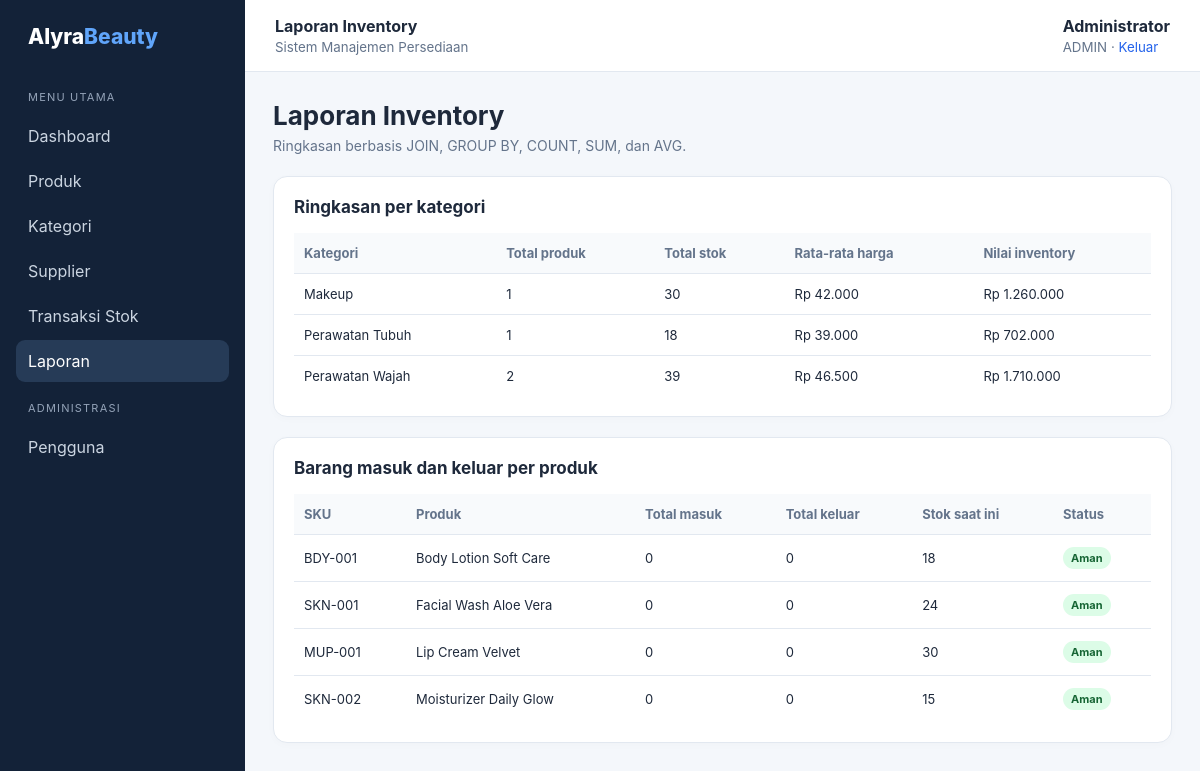
/index.php?page=reports (signed in), run on the app's committed database.
### tables this page shows
CREATE TABLE products (
  id INT AUTO_INCREMENT PRIMARY KEY,
  category_id INT NOT NULL,
  sku VARCHAR(50) NOT NULL UNIQUE,
  name VARCHAR(150) NOT NULL,
  price DECIMAL(12,2) NOT NULL DEFAULT 0,
  stock INT NOT NULL DEFAULT 0,
  minimum_stock INT NOT NULL DEFAULT 5,
  created_at TIMESTAMP DEFAULT CURRENT_TIMESTAMP,
  CONSTRAINT fk_products_category FOREIGN KEY (category_id) REFERENCES categories(id)
    ON UPDATE CASCADE ON DELETE RESTRICT,
  CONSTRAINT chk_products_price CHECK (price >= 0),
  CONSTRAINT chk_products_stock CHECK (stock >= 0),
  CONSTRAINT chk_products_minimum_stock CHECK (minimum_stock >= 0)
);

### helpers/escape.php (called while the page is built)
<?php
function e(mixed $value): string {
    return htmlspecialchars((string)($value ?? ''), ENT_QUOTES, 'UTF-8');
}
function rupiah(mixed $value): string {
    return 'Rp ' . number_format((float)$value, 0, ',', '.');
}

### helpers/auth.php (called while the page is built, shortened)
<?php
function current_user(): ?array {
    return $_SESSION['user'] ?? null;
}
function is_admin(): bool {
    return (($_SESSION['user']['role'] ?? '') === 'admin');
}

### public/index.php (the view, shortened to what this page needs)
<?php
require_once __DIR__ . '/../config/database.php';
require_once __DIR__ . '/../helpers/escape.php';
require_once __DIR__ . '/../helpers/auth.php';
$page = (string)($_GET['page'] ?? (current_user() ? 'dashboard' : 'login'));
function layout_start(string $title, string $active): void {
    $user = current_user();
    echo '<!doctype html><html lang="id"><head><meta charset="utf-8"><meta name="viewport" content="width=device-width, initial-scale=1"><title>'.e($title).' | AlyraBeauty</title><link rel="stylesheet" href="assets/style.css"></head><body><div class="layout"><aside class="sidebar"><div class="brand">Alyra<span>Beauty</span></div><nav class="nav"><div class="nav-label">Menu utama</div>';
    $links = ['dashboard'=>'Dashboard','products'=>'Produk','categories'=>'Kategori','suppliers'=>'Supplier','movements'=>'Transaksi Stok','reports'=>'Laporan'];
    foreach ($links as $key=>$label) echo '<a class="'.($active===$key?'active':'').'" href="index.php?page='.$key.'">'.e($label).'</a>';
    if (is_admin()) echo '<div class="nav-label">Administrasi</div><a class="'.($active==='users'?'active':'').'" href="index.php?page=users">Pengguna</a>';
    echo '</nav></aside><main class="main"><header class="topbar"><div><strong>'.e($title).'</strong><br><small>Sistem Manajemen Persediaan</small></div><div><strong>'.e($user['full_name'] ?? '').'</strong><br><small>'.e(strtoupper($user['role'] ?? '')).' · <a href="index.php?page=logout">Keluar</a></small></div></header><section class="content">';
}
function layout_end(): void { echo '</section></main></div></body></html>'; }
function page_title(string $title, string $subtitle, string $button=''): void {
    echo '<div class="pagehead"><div><h1>'.e($title).'</h1><div class="muted">'.e($subtitle).'</div></div>'.$button.'</div>';
}
    ?><?php
switch ($page) {
case 'reports':
    layout_start('Laporan Inventory','reports');page_title('Laporan Inventory','Ringkasan berbasis JOIN, GROUP BY, COUNT, SUM, dan AVG.');
    echo '<div class="panel"><h2>Ringkasan per kategori</h2><div class="table-wrap"><table><thead><tr><th>Kategori</th><th>Total produk</th><th>Total stok</th><th>Rata-rata harga</th><th>Nilai inventory</th></tr></thead><tbody>';
    $rows=$pdo->query('SELECT c.name,COUNT(p.id) total_products,COALESCE(SUM(p.stock),0) total_stock,COALESCE(AVG(p.price),0) average_price,COALESCE(SUM(p.stock*p.price),0) inventory_value FROM categories c LEFT JOIN products p ON p.category_id=c.id GROUP BY c.id,c.name ORDER BY c.name')->fetchAll();
    foreach($rows as $r)echo '<tr><td>'.e($r['name']).'</td><td>'.e($r['total_products']).'</td><td>'.e($r['total_stock']).'</td><td>'.e(rupiah($r['average_price'])).'</td><td>'.e(rupiah($r['inventory_value'])).'</td></tr>';
    echo '</tbody></table></div></div><div class="panel"><h2>Barang masuk dan keluar per produk</h2><div class="table-wrap"><table><thead><tr><th>SKU</th><th>Produk</th><th>Total masuk</th><th>Total keluar</th><th>Stok saat ini</th><th>Status</th></tr></thead><tbody>';
    $rows=$pdo->query("SELECT p.id,p.sku,p.name,p.stock,p.minimum_stock,COALESCE(SUM(CASE WHEN sm.type='IN' THEN sm.quantity ELSE 0 END),0) total_in,COALESCE(SUM(CASE WHEN sm.type='OUT' THEN sm.quantity ELSE 0 END),0) total_out FROM products p LEFT JOIN stock_movements sm ON sm.product_id=p.id GROUP BY p.id,p.sku,p.name,p.stock,p.minimum_stock ORDER BY p.name")->fetchAll();
    foreach($rows as $r)echo '<tr><td>'.e($r['sku']).'</td><td>'.e($r['name']).'</td><td>'.e($r['total_in']).'</td><td>'.e($r['total_out']).'</td><td>'.e($r['stock']).'</td><td>'.($r['stock']<=$r['minimum_stock']?'<span class="badge low">Stok rendah</span>':'<span class="badge in">Aman</span>').'</td></tr>';
    echo '</tbody></table></div></div>';layout_end();break;
}

### public/assets/style.css (style rules this page uses)
:root { --navy:#132238;--blue:#2463eb;--bg:#f4f7fb;--text:#1e293b;--muted:#64748b;--line:#e2e8f0;--white:#fff;--green:#15803d;--red:#b91c1c }
* { box-sizing:border-box }
body { margin:0;font-family:Inter,Segoe UI,Arial,sans-serif;background:var(--bg);color:var(--text) }
a { color:var(--blue);text-decoration:none }
.layout { display:flex;min-height:100vh }
.sidebar { width:245px;background:var(--navy);color:#e2e8f0;padding:24px 16px;flex-shrink:0 }
.brand { font-size:21px;font-weight:800;color:white;padding:0 12px 25px }
.brand span { color:#60a5fa }
.nav-label { font-size:11px;color:#94a3b8;text-transform:uppercase;letter-spacing:1.2px;padding:16px 12px 8px }
.nav a { display:block;padding:11px 12px;color:#cbd5e1;border-radius:9px;margin:3px 0 }
.nav a.active,.nav a:hover { background:#263b57;color:#fff;text-decoration:none }
.main { flex:1;min-width:0 }
.topbar { height:72px;background:white;border-bottom:1px solid var(--line);display:flex;align-items:center;justify-content:space-between;padding:0 30px }
.topbar small { color:var(--muted) }
.content { padding:28px;max-width:1500px;margin:auto }
.pagehead { display:flex;justify-content:space-between;align-items:center;gap:16px;margin-bottom:22px }
.pagehead h1 { font-size:26px;margin:0 0 6px }
.muted { color:var(--muted);font-size:14px }
.stat,.panel,.form-card { background:white;border:1px solid var(--line);border-radius:14px;padding:20px;box-shadow:0 2px 8px #0f172a05 }
.panel { margin-bottom:20px }
.panel h2 { font-size:17px;margin:0 0 16px }
.table-wrap { overflow-x:auto }
table { width:100%;border-collapse:collapse;font-size:13px }
th,td { text-align:left;padding:12px 10px;border-bottom:1px solid var(--line);white-space:nowrap }
th { color:#64748b;font-weight:700;background:#f8fafc }
tr:last-child td { border-bottom:0 }
.badge { display:inline-block;padding:4px 8px;border-radius:20px;font-size:11px;font-weight:750;background:#dbeafe;color:#1d4ed8 }
.badge.in { background:#dcfce7;color:#166534 }

### data on the page
products: sku "BDY-001", name "Body Lotion Soft Care", total_in "0", total_out "0", stock "18", minimum_stock "Aman"
products: sku "SKN-001", name "Facial Wash Aloe Vera", total_in "0", total_out "0", stock "24", minimum_stock "Aman"
products: sku "MUP-001", name "Lip Cream Velvet", total_in "0", total_out "0", stock "30", minimum_stock "Aman"
products: sku "SKN-002", name "Moisturizer Daily Glow", total_in "0", total_out "0", stock "15", minimum_stock "Aman"

### other printed values
$label "Dashboard"
$label "Produk"
$label "Kategori"
$label "Supplier"
$label "Transaksi Stok"
$label "Laporan"
$title "Laporan Inventory"
$user['full_name'] "Administrator"
$user['role'] "ADMIN"
$subtitle "Ringkasan berbasis JOIN, GROUP BY, COUNT, SUM, dan AVG."
$r['name'] "Makeup"
$r['total_products'] "1"
$r['total_stock'] "30"
rupiah($r['average_price']) "Rp 42.000"
rupiah($r['inventory_value']) "Rp 1.260.000"
